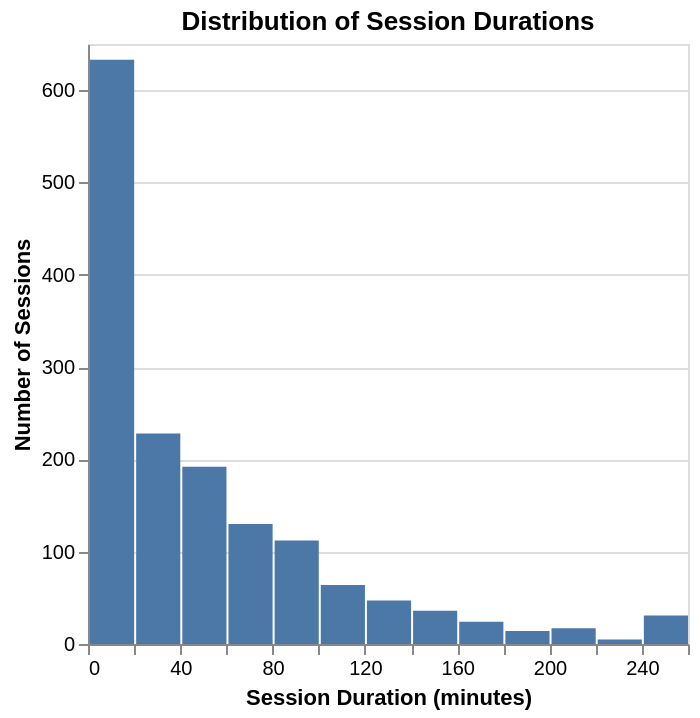

Notebook source saved alongside this figure:
### Code cell
sessions['start_time'] = pd.to_datetime(sessions['start_time'], format='%d/%m/%Y %H:%M')
sessions['end_time'] = pd.to_datetime(sessions['end_time'], format='%d/%m/%Y %H:%M')
sessions['duration_minutes'] = (sessions['end_time'] - sessions['start_time']).dt.total_seconds() / 60

sessions_plot = alt.Chart(sessions).mark_bar().encode(
    x=alt.X('duration_minutes')
        .bin(maxbins=20)
        .title('Session Duration (minutes)'),
    y=alt.Y('count()').title('Number of Sessions')
).properties(title='Distribution of Session Durations')

sessions_plot

### Figure 1 — Vega specification as saved in the notebook (floating-point values rounded to 4 significant figures)
{"$schema": "https://vega.github.io/schema/vega/v5.json", "data": [{"name": "source_0", "values": [{"__count": 633, "bin_maxbins_20_duration_minutes": 0.0, "bin_maxbins_20_duration_minutes_end": 20.0}, {"__count": 228, "bin_maxbins_20_duration_minutes": 20.0, "bin_maxbins_20_duration_minutes_end": 40.0}, {"__count": 47, "bin_maxbins_20_duration_minutes": 120.0, "bin_maxbins_20_duration_minutes_end": 140.0}, {"__count": 192, "bin_maxbins_20_duration_minutes": 40.0, "bin_maxbins_20_duration_minutes_end": 60.0}, {"__count": 36, "bin_maxbins_20_duration_minutes": 140.0, "bin_maxbins_20_duration_minutes_end": 160.0}, {"__count": 130, "bin_maxbins_20_duration_minutes": 60.0, "bin_maxbins_20_duration_minutes_end": 80.0}, {"__count": 64, "bin_maxbins_20_duration_minutes": 100.0, "bin_maxbins_20_duration_minutes_end": 120.0}, {"__count": 112, "bin_maxbins_20_duration_minutes": 80.0, "bin_maxbins_20_duration_minutes_end": 100.0}, {"__count": 31, "bin_maxbins_20_duration_minutes": 240.0, "bin_maxbins_20_duration_minutes_end": 260.0}, {"__count": 14, "bin_maxbins_20_duration_minutes": 180.0, "bin_maxbins_20_duration_minutes_end": 200.0}, {"__count": 24, "bin_maxbins_20_duration_minutes": 160.0, "bin_maxbins_20_duration_minutes_end": 180.0}, {"__count": 17, "bin_maxbins_20_duration_minutes": 200.0, "bin_maxbins_20_duration_minutes_end": 220.0}, {"__count": 5, "bin_maxbins_20_duration_minutes": 220.0, "bin_maxbins_20_duration_minutes_end": 240.0}]}, {"name": "source_0_y_domain___count", "values": [{"min": 5, "max": 633}]}], "signals": [{"name": "bin_maxbins_20_duration_minutes_bins", "value": {"fields": ["duration_minutes"], "fname": "bin_duration_minutes", "start": 0.0, "step": 20.0, "stop": 260.0}}], "marks": [{"type": "rect", "name": "marks", "from": {"data": "source_0"}, "encode": {"update": {"y2": {"value": 0, "scale": "y"}, "x2": {"field": "bin_maxbins_20_duration_minutes", "scale": "x", "offset": {"signal": "0.5 + (abs(scale(\"x\", datum[\"bin_maxbins_20_duration_minutes_end\"]) - scale(\"x\", datum[\"bin_maxbins_20_duration_minutes\"])) < 0.25 ? -0.5 * (0.25 - (abs(scale(\"x\", datum[\"bin_maxbins_20_duration_minutes_end\"]) - scale(\"x\", datum[\"bin_maxbins_20_duration_minutes\"])))) : 0.5)"}}, "fill": {"value": "#4c78a8"}, "y": {"field": "__count", "scale": "y"}, "x": {"field": "bin_maxbins_20_duration_minutes_end", "scale": "x", "offset": {"signal": "0.5 + (abs(scale(\"x\", datum[\"bin_maxbins_20_duration_minutes_end\"]) - scale(\"x\", datum[\"bin_maxbins_20_duration_minutes\"])) < 0.25 ? 0.5 * (0.25 - (abs(scale(\"x\", datum[\"bin_maxbins_20_duration_minutes_end\"]) - scale(\"x\", datum[\"bin_maxbins_20_duration_minutes\"])))) : -0.5)"}}}}, "style": ["bar"]}], "scales": [{"name": "x", "type": "linear", "domain": {"signal": "[bin_maxbins_20_duration_minutes_bins.start, bin_maxbins_20_duration_minutes_bins.stop]"}, "range": [0, {"signal": "width"}], "bins": {"signal": "bin_maxbins_20_duration_minutes_bins"}, "zero": false}, {"name": "y", "type": "linear", "domain": [{"signal": "(data(\"source_0_y_domain___count\")[0] || {}).min"}, {"signal": "(data(\"source_0_y_domain___count\")[0] || {}).max"}], "range": [{"signal": "height"}, 0], "nice": true, "zero": true}], "axes": [{"scale": "y", "ticks": false, "maxExtent": 0, "labels": false, "gridScale": "x", "domain": false, "tickCount": {"signal": "ceil(height/40)"}, "orient": "left", "grid": true, "aria": false, "minExtent": 0, "zindex": 0}, {"scale": "x", "labelFlush": true, "zindex": 0, "orient": "bottom", "labelOverlap": true, "grid": false, "tickCount": {"signal": "ceil(width/10)"}, "title": "Session Duration (minutes)"}, {"scale": "y", "labelOverlap": true, "title": "Number of Sessions", "tickCount": {"signal": "ceil(height/40)"}, "orient": "left", "zindex": 0, "grid": false}], "title": {"text": "Distribution of Session Durations", "frame": "group"}, "padding": 5, "height": 300, "style": "cell", "background": "white", "width": 300}
